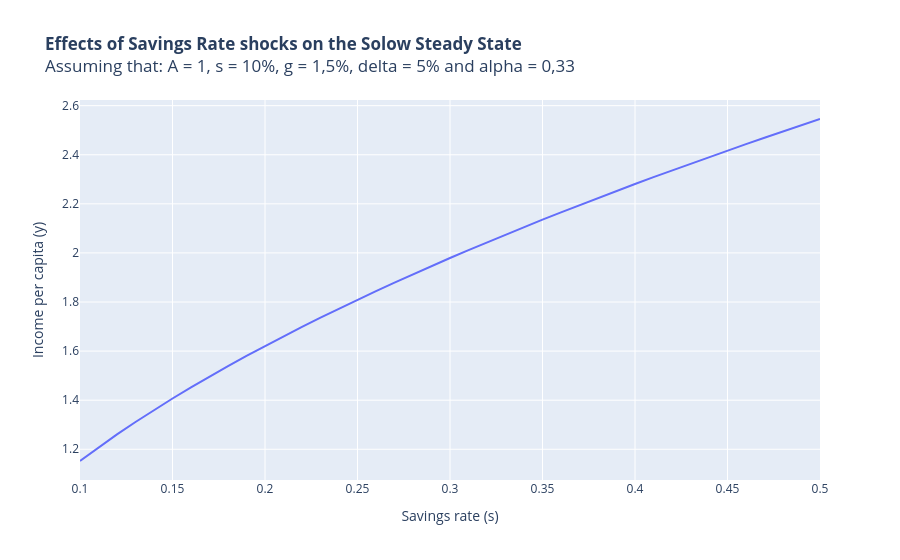

Notebook code for this chart:
### Code cell
px.line(
    x = shock_s,
    y = effect_s,
    labels = dict(
        x = "Savings rate (s)",
        y = "Income per capita (y)"
        ),
    title = "<b>Effects of Savings Rate shocks on the Solow Steady State</b>" +
    "<br>Assuming that: A = 1, s = 10%, g = 1,5%, delta = 5% and alpha = 0,33"
    ).add_annotation(
    showarrow = False,
    text = "Based on materials from: analise macro.com.br",
    x = 1,
    xref = "paper",
    y = -0.3,
    yref = "paper",
    align = "right"
    )

### Figure 1 — Plotly figure (JSON) as saved in the notebook; plotly's stock layout.template omitted (floating-point values rounded to 4 significant figures)
{"data": [{"hovertemplate": "Savings rate (s)=%{x}<br>Income per capita (y)=%{y}<extra></extra>", "legendgroup": "", "line": {"color": "#636efa", "dash": "solid"}, "marker": {"symbol": "circle"}, "mode": "lines", "name": "", "orientation": "v", "showlegend": false, "type": "scatter", "x": [0.1, 0.11, 0.12, 0.13, 0.14, 0.15, 0.16, 0.17, 0.18, 0.19, 0.2, 0.21, 0.22, 0.23, 0.24, 0.25, 0.26, 0.27, 0.28, 0.29, 0.3, 0.31, 0.32, 0.33, 0.34, 0.35, 0.36, 0.37, 0.38, 0.39, 0.4, 0.41, 0.42, 0.43, 0.44, 0.45, 0.46, 0.47, 0.48, 0.49, 0.5], "xaxis": "x", "y": [1.152, 1.208, 1.26, 1.311, 1.36, 1.407, 1.452, 1.496, 1.539, 1.581, 1.621, 1.661, 1.699, 1.737, 1.773, 1.809, 1.845, 1.879, 1.913, 1.947, 1.979, 2.012, 2.043, 2.075, 2.105, 2.136, 2.165, 2.195, 2.224, 2.252, 2.281, 2.309, 2.336, 2.363, 2.39, 2.417, 2.443, 2.469, 2.495, 2.52, 2.546], "yaxis": "y"}], "layout": {"annotations": [{"align": "right", "showarrow": false, "text": "Based on materials from: analise macro.com.br", "x": 1, "xref": "paper", "y": -0.3, "yref": "paper"}], "legend": {"tracegroupgap": 0}, "title": {"text": "<b>Effects of Savings Rate shocks on the Solow Steady State</b><br>Assuming that: A = 1, s = 10%, g = 1,5%, delta = 5% and alpha = 0,33"}, "xaxis": {"anchor": "y", "domain": [0, 1], "title": {"text": "Savings rate (s)"}}, "yaxis": {"anchor": "x", "domain": [0, 1], "title": {"text": "Income per capita (y)"}}}}
